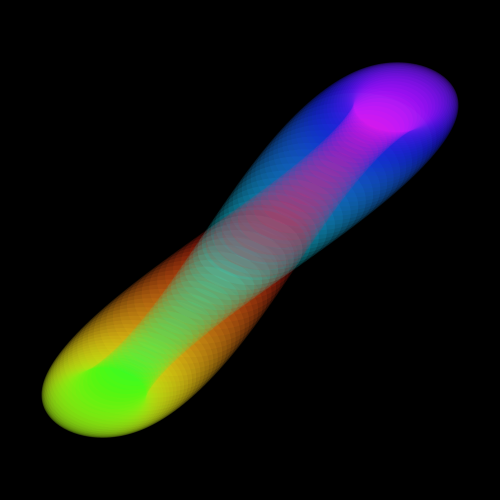
Frame 1 (no input)
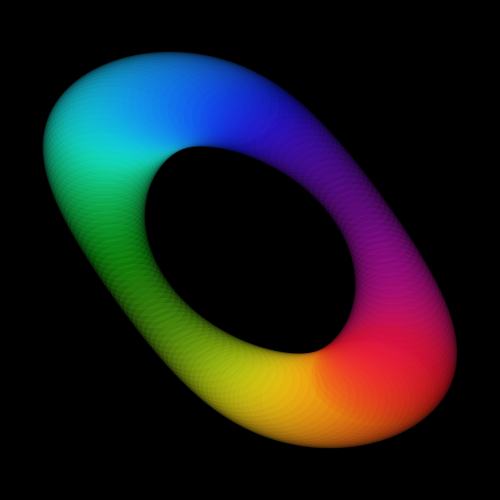
Frame 60 (the mouse pressed at the canvas centre just before this capture)
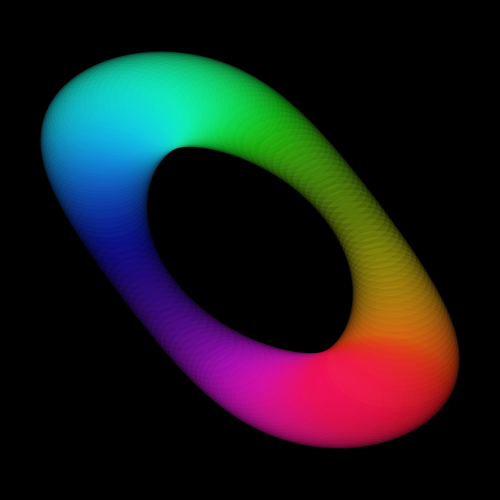
Frame 120 (the mouse held since frame 60 and released just before this capture)

The Processing sketch that drew these frames (run headless with seeded random() and noise(); from frame 60 on, the mouse is pressed at the canvas centre):

// Processing sketch: processing_160307
// ── processing_160307.pde

float theta,sz;
int num = 150, min=40, max=100;

void setup() {
  size(500, 500);
  colorMode(HSB, num,100,100);
}


void draw() {
  background(0);
  stroke(255,100);
  fill(255,5);
  noStroke();
  for (int i=0; i<num; i++) {
    fill(i,90,100,25);
    float offSet = TWO_PI/num*i;
    float y = map(sin(theta+offSet), -1, 1, height*.2, height*.8);
    float x = map(sin(theta-offSet), -1, 1, width*.2, width*.8);
    float sz = map(sin(theta*1+offSet*2), -1, 1, min, max);

    ellipse(x, y, sz*1.5, sz);
  }
  theta += 0.0523/3;
}
